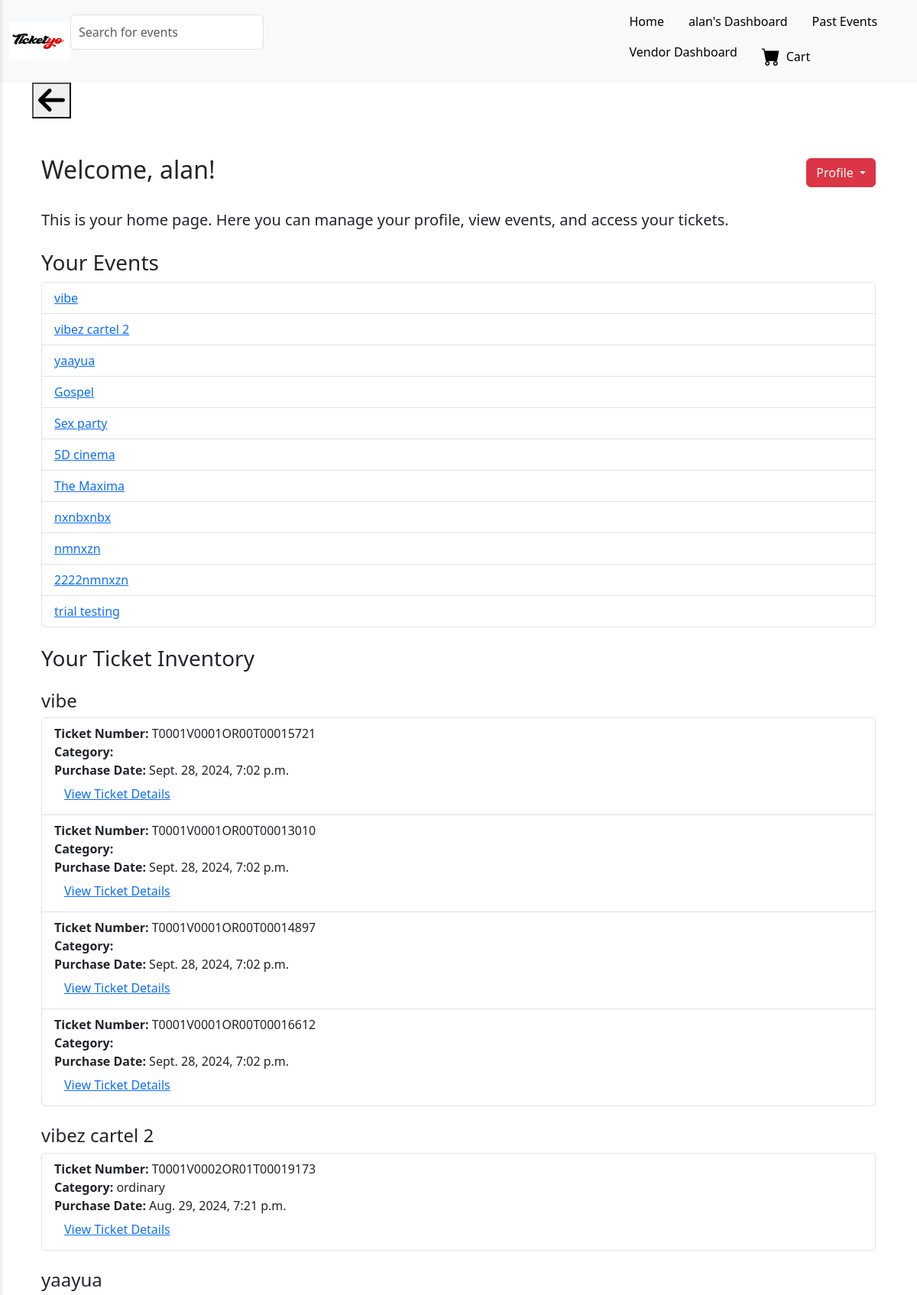
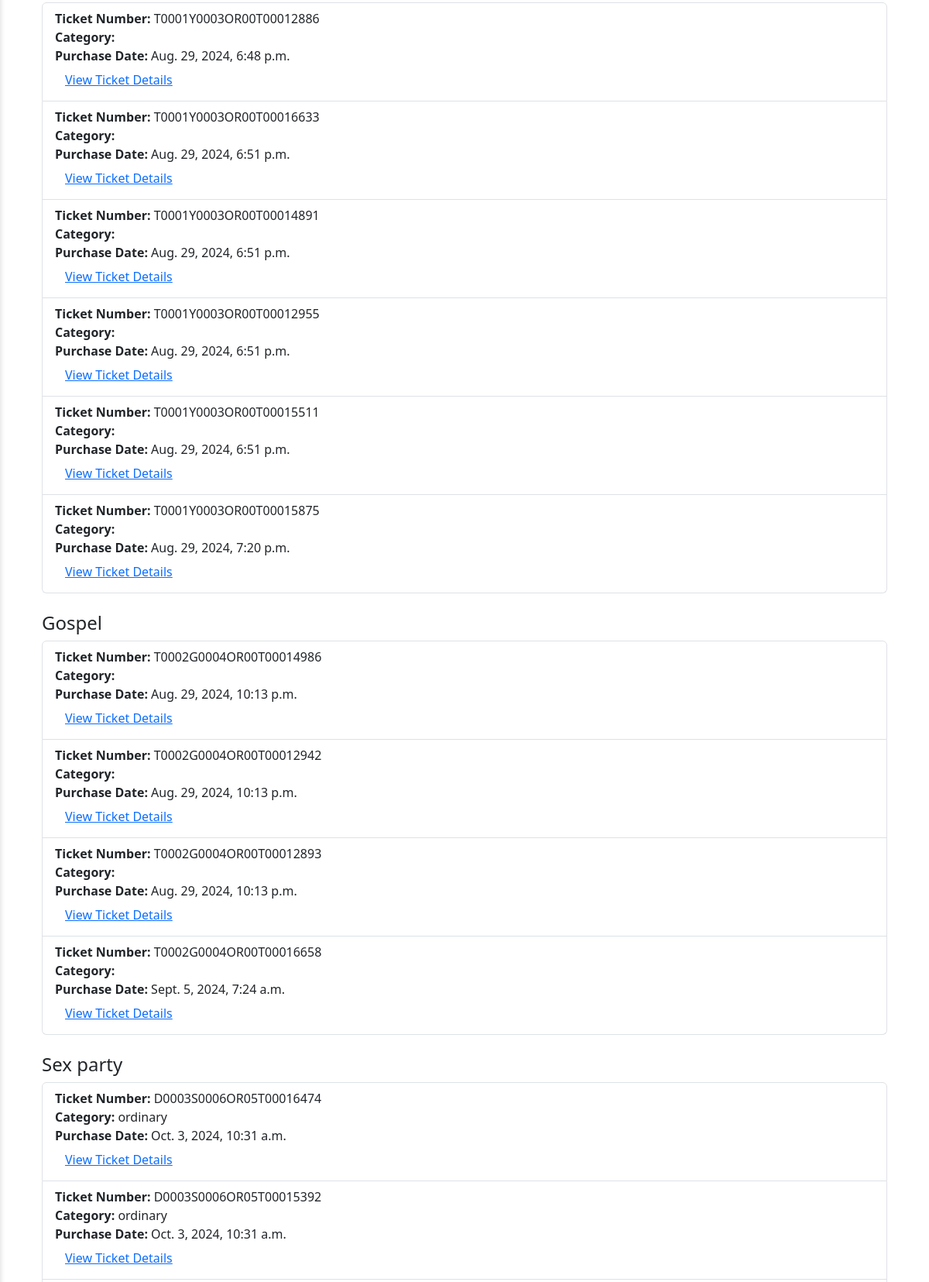
The app's page /customers/home/ (signed in, upper part) with its own data (2 pictures, top to bottom).
### vendors/models.py (models this page shows, shortened)
class Vendor(AbstractBaseUser, PermissionsMixin):
    username = models.CharField(max_length=30, unique=True)
    email = models.EmailField(unique=True)
    first_name = models.CharField(max_length=30)
    last_name = models.CharField(max_length=30)
    storename = models.CharField(max_length=50)
    store_phone = models.CharField(max_length=15)
    verification_code = models.CharField(max_length=6, null=True, blank=True)
    verification_code_created_at = models.DateTimeField(null=True, blank=True)
    is_active = models.BooleanField(default=True)
    is_admin = models.BooleanField(default=False)
    is_superuser = models.BooleanField(default=False)
    is_staff = models.BooleanField(default=False)
    is_vendor = models.BooleanField(default=True)
    objects = VendorManager()
    USERNAME_FIELD = 'username'
    REQUIRED_FIELDS = ['email', 'first_name', 'last_name', 'storename', 'store_phone']

### events/models.py (models this page shows, shortened)
class Event(models.Model):
    STATUS_CHOICES = [
        ('pending', 'Pending'),
        ('approved', 'Approved'),
        ('rejected', 'Rejected'),
    ]
    vendor = models.ForeignKey(Vendor, on_delete=models.CASCADE, related_name='events')
    poster = models.ImageField(upload_to='event_posters/')
    title = models.CharField(max_length=200)
    description = models.TextField()
    category = models.CharField(max_length=100)
    start_date = models.DateTimeField()
    end_date = models.DateTimeField(null=True, blank=True)
    venue_name = models.CharField(max_length=100)
    regular_price = models.DecimalField(max_digits=10, decimal_places=2)
    sale_price = models.DecimalField(max_digits=10, decimal_places=2, null=True, blank=True)
    tickets_available = models.PositiveIntegerField(null=True, blank=True)
    tickets_sold = models.PositiveIntegerField(default=0)
    status = models.CharField(max_length=10, choices=STATUS_CHOICES, default='pending')
    adminaction = models.ForeignKey(settings.AUTH_USER_MODEL, on_delete=models.SET_NULL, null=True, blank=True, editable=False)  # Stores the admin who approved/rejected

class TicketCategory(models.Model):
    event = models.ForeignKey(Event, on_delete=models.CASCADE, related_name='ticket_categories')  # Mandatory, linked to Event
    category_title = models.CharField(max_length=100)  # Required field
    category_price = models.DecimalField(max_digits=10, decimal_places=2)  # Required field
    category_tickets_available = models.PositiveIntegerField()  # Required field
    category_tickets_sold = models.PositiveIntegerField(default=0)  # New field to track tickets sold in this category

### tickets/models.py (models this page shows, shortened)
class Ticket(models.Model):
    ENTITY_TYPE_CHOICES = [
        ('customer', 'Customer'),
        ('vendor', 'Vendor'),
    ]
    event = models.ForeignKey(Event, on_delete=models.CASCADE, related_name='tickets')
    ticket_category = models.ForeignKey(TicketCategory, on_delete=models.CASCADE, null=True, blank=True)
    customer_username = models.CharField(max_length=255, blank=True, null=True)
    vendor = models.ForeignKey(Vendor, on_delete=models.CASCADE, related_name='tickets')
    ticket_number = models.CharField(max_length=20, unique=True)
    purchase_date = models.DateTimeField(auto_now_add=True)
    qr_code = models.ImageField(upload_to='qr_codes/', blank=True)
    entity_type = models.CharField(max_length=10, choices=ENTITY_TYPE_CHOICES)
    verified = models.BooleanField(default=False)

### customers/views.py (the view)
# urls.py: path('home/', CustomerHomeView.as_view(), name='customer_home'),
class CustomerHomeView(LoginRequiredMixin, TemplateView):
    template_name = 'customers/customer_home.html'
    def get_context_data(self, **kwargs):
        context = super().get_context_data(**kwargs)
        customer = self.request.user
        tickets = Ticket.objects.filter(customer_username=customer.username)
        events = {ticket.event for ticket in tickets}
        context['events'] = events
        context['tickets'] = tickets
        return context

### templates/customers/customer_home.html (shortened to what this page needs)
{% extends 'frontend/base.html' %}
{% block content %}
<div class="container my-5">
    <div class="d-flex justify-content-between align-items-center mb-4">
        <h2>Welcome, {{ user.username }}!</h2>
        <div class="dropdown">
            <button class="btn btn-danger dropdown-toggle" type="button" id="profileDropdown" data-bs-toggle="dropdown"
                aria-expanded="false">
                Profile
            </button>
        </div>
    </div>
    <p class="lead">This is your home page. Here you can manage your profile, view events, and access your tickets.</p>
    <div class="my-4">
        <h3>Your Events</h3>
        <ul class="list-group">
            {% for event in events %}
            <li class="list-group-item">
                <a href="{% url 'event_detail' event.id %}">{{ event.title }}</a>
            </li>
            {% endfor %}
        </ul>
    </div>
    <div class="my-4">
        <h3>Your Ticket Inventory</h3>
        {% for event in events %}
        <h4 class="mt-4">{{ event.title }}</h4>
        <ul class="list-group">
            {% for ticket in tickets %}
            {% if ticket.event == event %}
            <li class="list-group-item">
                <strong>Ticket Number:</strong> {{ ticket.ticket_number }}<br>
                <strong>Category:</strong> {{ ticket.ticket_category.category_title }}<br>
                <strong>Purchase Date:</strong> {{ ticket.purchase_date }}<br>
                <a href="{% url 'ticket_detail' ticket.id %}" class="btn btn-link">View Ticket Details</a>
            </li>
            {% endif %}
            {% endfor %}
        </ul>
        {% endfor %}
    </div>
</div>
{% endblock %}

### templates/frontend/base.html (shortened to what this page needs)
<!DOCTYPE html>
<html lang="en">
<head>
    {% load static %}
    <link href="{% static 'frontend/base.css' %}" rel="stylesheet">
    <link href="https://cdn.jsdelivr.net/npm/bootstrap@5.3.0/dist/css/bootstrap.min.css" rel="stylesheet">
    <link href="https://cdn.jsdelivr.net/npm/bootstrap-icons@1.10.5/font/bootstrap-icons.css" rel="stylesheet">
    <link rel="stylesheet" href="https://cdnjs.cloudflare.com/ajax/libs/font-awesome/6.0.0-beta3/css/all.min.css">
</head>
<body>
    <nav class="navbar navbar-expand-lg d-none d-lg-flex sticky-top bg-light">
        <div class="container-fluid">
            <div class="d-flex align-items-center">
                <div class="logo">
                    <img src="{% static 'frontend/logo.jpg' %}" alt="Logo" style="height: 50px; width: 80px;">
                </div>
            </div>
            <div class="search-bar-container">
                <form method="get" action="{% url 'all_events' %}" id="search-form">
                    <div class="input-group mb-4">
                        <input type="text" name="q" value="{{ query }}" class="form-control" id="search-input"
                            placeholder="Search for events">
                    </div>
                </form>
            </div>
            <ul class="nav ms-auto">
                <li class="nav-item">
                    <a href="{% url 'homepage' %}" class="nav-link text-black">Home</a>
                </li>
                {% if user.is_authenticated %}
                <li class="nav-item">
                    <a href="{% url 'all_events' %}" class="nav-link text-black">{{ user.username }}'s Dashboard</a>
                </li>
                {% else %}
                <li class="nav-item">
                    <a href="{% url 'all_events' %}" class="nav-link text-black">All Events</a>
                </li>
                {% endif %}
                <li class="nav-item">
                    <a href="{% url 'past_events' %}" class="nav-link text-black">Past Events</a>
                </li>
                {% if user.is_authenticated and user.is_vendor %}
                <li class="nav-item">
                    <a href="{% url 'dashboard' %}" class="nav-link text-black">Vendor Dashboard</a>
                </li>
                {% endif %}
                <li class="nav-item">
                    <a href="{% url 'view_cart' %}" class="nav-link text-black d-flex align-items-center cart-link">
                        <i class="bi bi-cart-fill fs-4 me-2"></i> Cart
                    </a>
                </li>
            </ul>
        </div>
    </nav>
    <div class="container main-content">
        {% if not request.path == '/' %}
    <button type="button"  onclick="goBack()"><i class="fas fa-arrow-left"></i></i> </button>
    {% endif %}
        {% block content %}{% endblock %}
    </div>
</body>
</html>

### static/frontend/base.css (style rules this page uses)
body { font-family: 'Roboto', sans-serif; margin: 0; padding: 0; }
.nav-link { padding: 10px 15px; color: black; text-decoration: none; font-size: 1rem; display: block; transition: background-color 0.3s ease, color 0.3s ease; }
.main-content { margin-left: 0; }
.search-bar-container { display: flex; width: 100%; }
.input-group { display: flex; align-items: center; width: 100%; }
#search-input { width: 100%; padding: 10px; font-size: 1rem; }
.fas.fa-arrow-left { margin: 0; font-size: 40px; }

### records on screen
Vendor: username "alan"
Event: title "vibe"
Event: title "vibez cartel 2"
Event: title "yaayua"
Event: title "Gospel"
Event: title "Sex party"
Event: title "5D cinema"
Event: title "The Maxima"
Event: title "nxnbxnbx"
Event: title "nmnxzn"
Event: title "2222nmnxzn"
Event: title "trial testing"
Ticket: ticket_number "T0001V0001OR00T00015721", purchase_date "Sept. 28, 2024, 7:02 p.m."
Ticket: ticket_number "T0001V0001OR00T00013010", purchase_date "Sept. 28, 2024, 7:02 p.m."
Ticket: ticket_number "T0001V0001OR00T00014897", purchase_date "Sept. 28, 2024, 7:02 p.m."
Ticket: ticket_number "T0001V0001OR00T00016612", purchase_date "Sept. 28, 2024, 7:02 p.m."
Ticket: ticket_number "T0001V0002OR01T00019173", ticket_category.category_title "ordinary", purchase_date "Aug. 29, 2024, 7:21 p.m."
Ticket: ticket_number "T0001Y0003OR00T00012886", purchase_date "Aug. 29, 2024, 6:48 p.m."
Ticket: ticket_number "T0001Y0003OR00T00016633", purchase_date "Aug. 29, 2024, 6:51 p.m."
Ticket: ticket_number "T0001Y0003OR00T00014891", purchase_date "Aug. 29, 2024, 6:51 p.m."
Ticket: ticket_number "T0001Y0003OR00T00012955", purchase_date "Aug. 29, 2024, 6:51 p.m."
Ticket: ticket_number "T0001Y0003OR00T00015511", purchase_date "Aug. 29, 2024, 6:51 p.m."
Ticket: ticket_number "T0001Y0003OR00T00015875", purchase_date "Aug. 29, 2024, 7:20 p.m."
Ticket: ticket_number "T0002G0004OR00T00014986", purchase_date "Aug. 29, 2024, 10:13 p.m."
Ticket: ticket_number "T0002G0004OR00T00012942", purchase_date "Aug. 29, 2024, 10:13 p.m."
Ticket: ticket_number "T0002G0004OR00T00012893", purchase_date "Aug. 29, 2024, 10:13 p.m."
Ticket: ticket_number "T0002G0004OR00T00016658", purchase_date "Sept. 5, 2024, 7:24 a.m."
Ticket: ticket_number "D0003S0006OR05T00016474", ticket_category.category_title "ordinary", purchase_date "Oct. 3, 2024, 10:31 a.m."
Ticket: ticket_number "D0003S0006OR05T00015392", ticket_category.category_title "ordinary", purchase_date "Oct. 3, 2024, 10:31 a.m."
